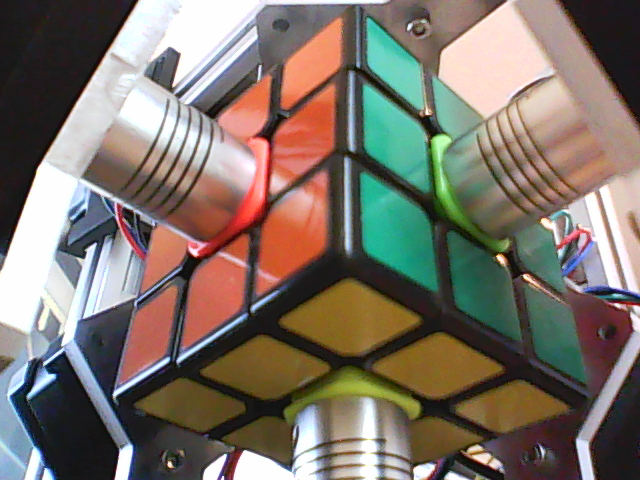
#> input picture Imaging/images/image1.png, 640 x 480 px
$ python test.py   (older library calls are emulated)
#> lines starting #> are read from the running program, lines starting #| are printed output that depends on the picture
import cv2

## Transforms ##
img1 = cv2.imread('images/image1.png')
#> img1 is the input picture: shape (480, 640, 3); mean B, G, R 105, 114.8, 124.8
img2 = cv2.imread('images/image2.png')
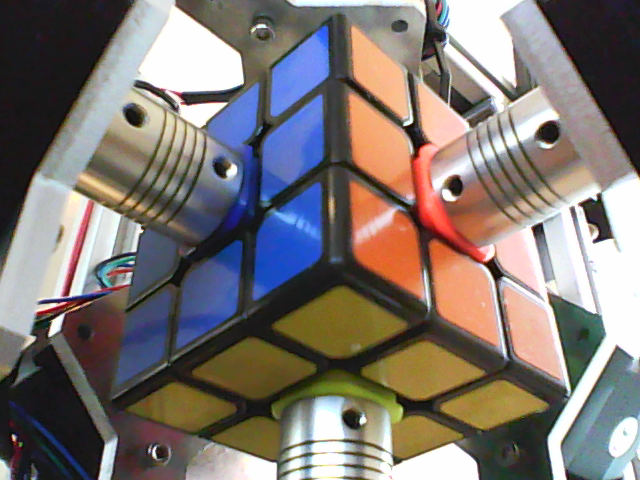
#> input picture Imaging/images/image2.png, 640 x 480 px
#> img2 is the input picture: shape (480, 640, 3); mean B, G, R 113.3, 117.6, 125.9
img3 = cv2.imread('images/image3.png')
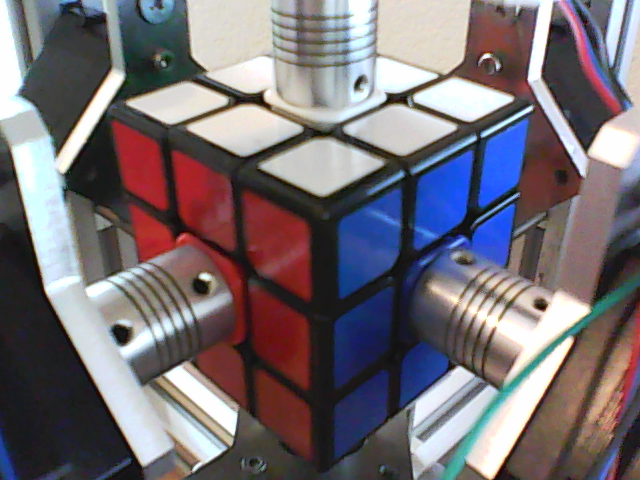
#> input picture Imaging/images/image3.png, 640 x 480 px
#> img3 is the input picture: shape (480, 640, 3); mean B, G, R 115.8, 109.5, 116.8
img4 = cv2.imread('images/image4.png')
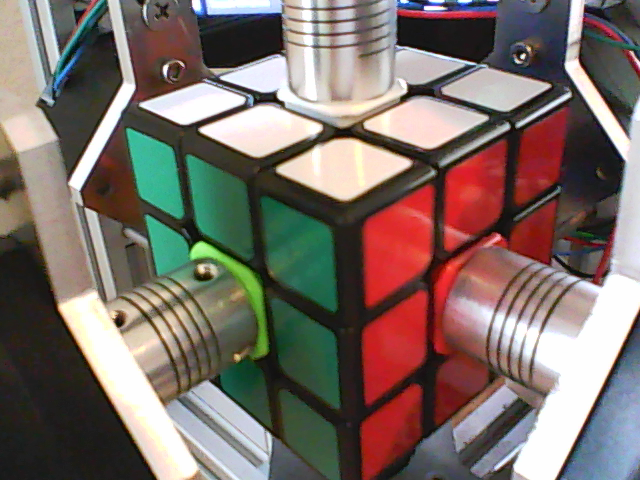
#> input picture Imaging/images/image4.png, 640 x 480 px
#> img4 is the input picture: shape (480, 640, 3); mean B, G, R 103.2, 109.3, 122.4

# [14 lines of commented-out code are left out]

edges1 = cv2.Canny(img1, 100, 150)
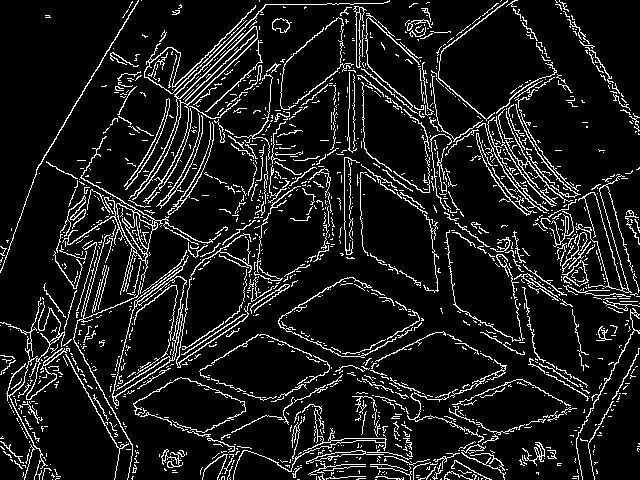
#> edges1: shape (480, 640); 10.4% white in thin lines or dots
edges2 = cv2.Canny(img2, 100, 150)
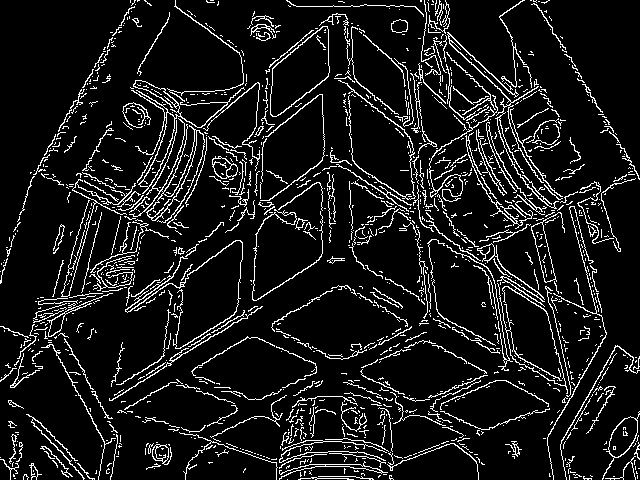
#> edges2: shape (480, 640); 9.7% white in thin lines or dots
edges3 = cv2.Canny(img3, 100, 150)
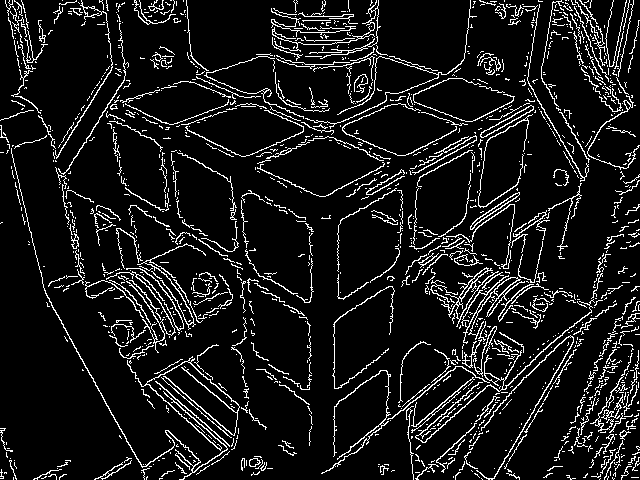
#> edges3: shape (480, 640); 9.5% white in thin lines or dots
edges4 = cv2.Canny(img4, 100, 150)
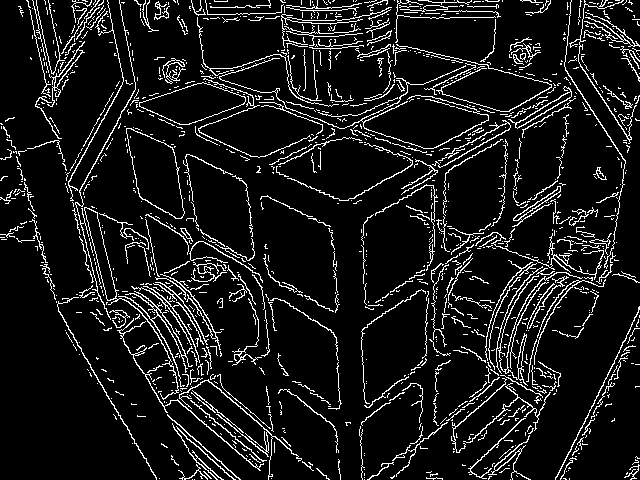
#> edges4: shape (480, 640); 9.5% white in thin lines or dots

## Display ##
cv2.imshow('img1', img1)
cv2.imshow('img2', img2)
cv2.imshow('img3', img3)
cv2.imshow('img4', img4)

# [14 lines of commented-out code are left out]

cv2.imshow('edges1', edges1)
cv2.imshow('edges2', edges2)
cv2.imshow('edges3', edges3)
cv2.imshow('edges4', edges4)

# [4 lines of commented-out code are left out]

while True:
    # if cv2.waitKey(1) & 0xFF == ord('y'):
    #     cv2.imwrite('images/edges1.png', frame1)

    if cv2.waitKey(1) & 0xFF == ord('q'):
#> (key q is pressed here)
        break

cv2.destroyAllWindows()
